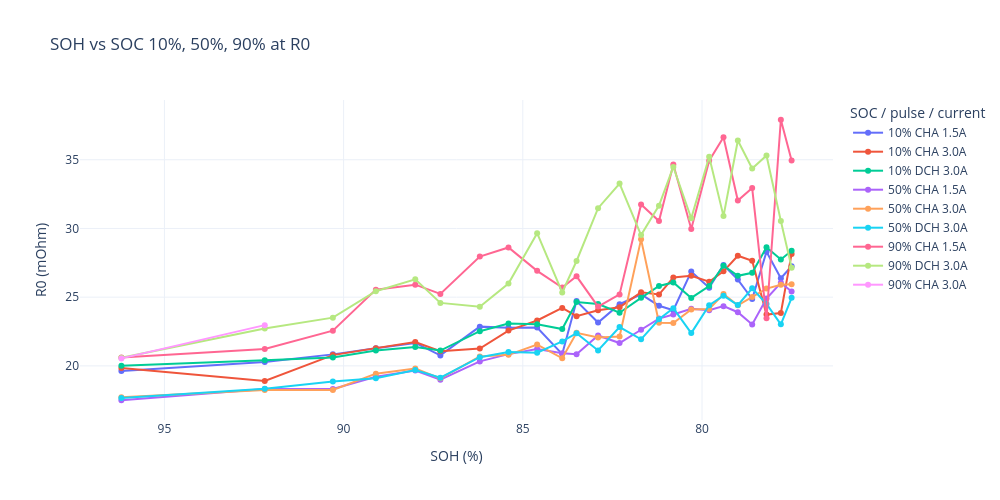
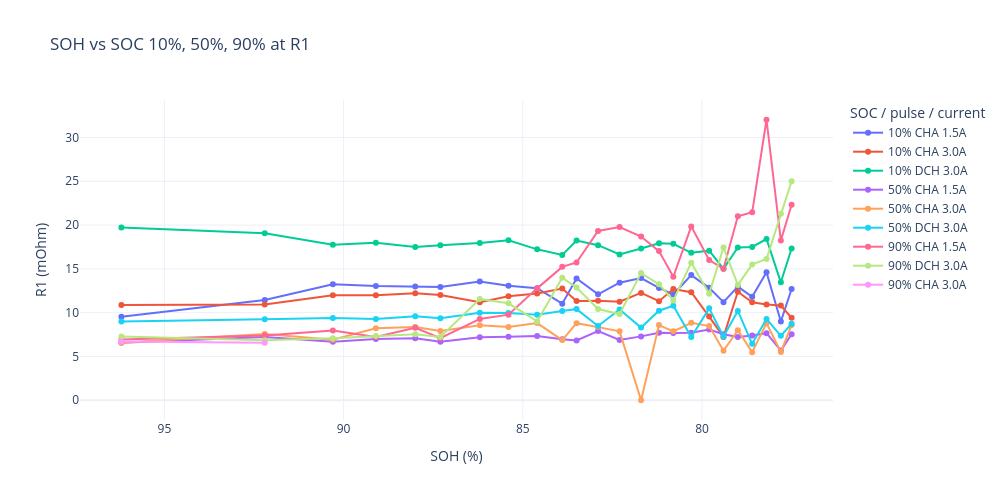
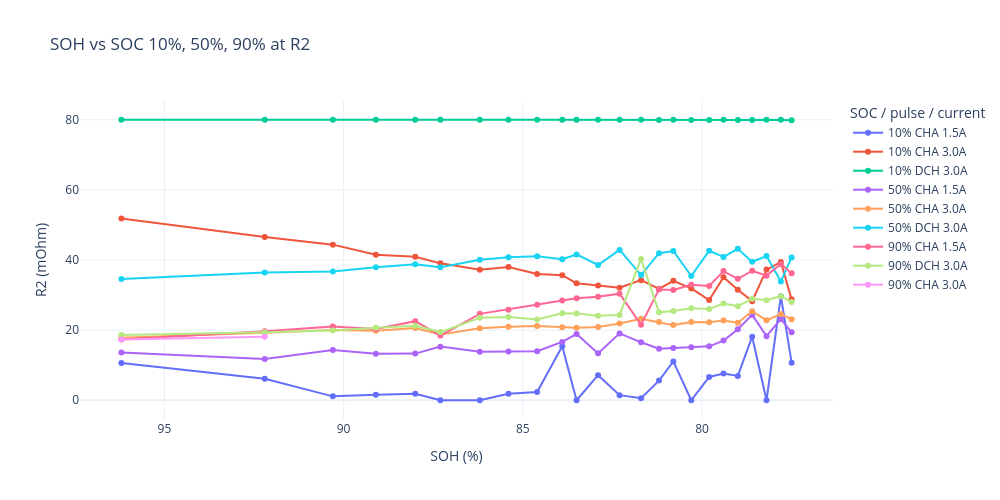

The cell these charts' notebook holds for them, in order:
### Code cell
soh_r_table = r1r2_result.copy()

# 提取 CHA / DCH 信息
soh_r_table["Pulse_type"] = (
    soh_r_table["Zustand"]
    .astype(str)
    .str.extract(r"^(CHA|DCH)", expand=False)
)

# 电流取绝对值，避免 DCH 显示成负数
soh_r_table["Current_abs"] = soh_r_table["Current"].abs()

# 生成图例标签，例如：90% CHA 3.0A
soh_r_table["Curve_label"] = (
    soh_r_table["SOC"].astype(str)
    + " "
    + soh_r_table["Pulse_type"].astype(str)
    + " "
    + soh_r_table["Current_abs"].round(1).astype(str)
    + "A"
)

# 排序
soh_r_table = soh_r_table.sort_values(["SOH", "SOC", "Pulse_type", "Current_abs"])

# 先显示宽表：每个 pulse 一行，R0/R1/R2 在同一行
display(soh_r_table[["SOH", "SOC", "Zustand", "Pulse_type", "Current", "Current_abs", "R0", "R1", "R2"]])

# 分别画 R0, R1, R2 三张图
for resistance_name in ["R0", "R1", "R2"]:

    fig = px.line(
        soh_r_table,
        x="SOH",
        y=resistance_name,
        color="Curve_label",
        markers=True,
        title=f"SOH vs SOC 10%, 50%, 90% at {resistance_name}",
        labels={
            "SOH": "SOH (%)",
            resistance_name: f"{resistance_name} (mOhm)",
            "Curve_label": "SOC / pulse / current"
        })

    fig.update_layout(
        template="plotly_white",
        width=1000,
        height=500
    )

    fig.update_xaxes(autorange = "reversed")

    fig.show()

### Figure 1 — Plotly figure (JSON) as saved in the notebook; plotly's stock layout.template omitted (floating-point values rounded to 4 significant figures)
{"data": [{"hovertemplate": "SOC / pulse / current=10% CHA 1.5A<br>SOH (%)=%{x}<br>R0 (mOhm)=%{y}<extra></extra>", "legendgroup": "10% CHA 1.5A", "line": {"color": "#636efa", "dash": "solid"}, "marker": {"symbol": "circle"}, "mode": "lines+markers", "name": "10% CHA 1.5A", "orientation": "v", "showlegend": true, "type": "scatter", "x": [77.5, 77.8, 78.2, 78.6, 79, 79.4, 79.8, 80.3, 80.8, 81.2, 81.7, 82.3, 82.9, 83.5, 83.9, 84.6, 85.4, 86.2, 87.3, 88, 89.1, 90.3, 92.2, 96.2], "xaxis": "x", "y": [27.25, 26.37, 28.3, 24.87, 26.28, 27.34, 25.69, 26.86, 24.05, 24.38, 25.2, 24.49, 23.15, 24.71, 20.86, 22.79, 22.77, 22.85, 20.76, 21.67, 21.29, 20.84, 20.28, 19.63], "yaxis": "y"}, {"hovertemplate": "SOC / pulse / current=10% CHA 3.0A<br>SOH (%)=%{x}<br>R0 (mOhm)=%{y}<extra></extra>", "legendgroup": "10% CHA 3.0A", "line": {"color": "#EF553B", "dash": "solid"}, "marker": {"symbol": "circle"}, "mode": "lines+markers", "name": "10% CHA 3.0A", "orientation": "v", "showlegend": true, "type": "scatter", "x": [77.5, 77.8, 78.2, 78.6, 79, 79.4, 79.8, 80.3, 80.8, 81.2, 81.7, 82.3, 82.9, 83.5, 83.9, 84.6, 85.4, 86.2, 87.3, 88, 89.1, 90.3, 92.2, 96.2], "xaxis": "x", "y": [28.15, 23.85, 23.73, 27.64, 28.01, 26.88, 26.12, 26.56, 26.43, 25.19, 25.35, 24.27, 24.05, 23.61, 24.22, 23.3, 22.57, 21.26, 21.07, 21.73, 21.29, 20.78, 18.91, 19.84], "yaxis": "y"}, {"hovertemplate": "SOC / pulse / current=10% DCH 3.0A<br>SOH (%)=%{x}<br>R0 (mOhm)=%{y}<extra></extra>", "legendgroup": "10% DCH 3.0A", "line": {"color": "#00cc96", "dash": "solid"}, "marker": {"symbol": "circle"}, "mode": "lines+markers", "name": "10% DCH 3.0A", "orientation": "v", "showlegend": true, "type": "scatter", "x": [77.5, 77.8, 78.2, 78.6, 79, 79.4, 79.8, 80.3, 80.8, 81.2, 81.7, 82.3, 82.9, 83.5, 83.9, 84.6, 85.4, 86.2, 87.3, 88, 89.1, 90.3, 92.2, 96.2], "xaxis": "x", "y": [28.38, 27.74, 28.63, 26.77, 26.55, 27.29, 25.81, 24.95, 26.07, 25.81, 24.95, 23.87, 24.5, 24.65, 22.68, 23.02, 23.09, 22.52, 21.12, 21.37, 21.12, 20.61, 20.41, 20.0], "yaxis": "y"}, {"hovertemplate": "SOC / pulse / current=50% CHA 1.5A<br>SOH (%)=%{x}<br>R0 (mOhm)=%{y}<extra></extra>", "legendgroup": "50% CHA 1.5A", "line": {"color": "#ab63fa", "dash": "solid"}, "marker": {"symbol": "circle"}, "mode": "lines+markers", "name": "50% CHA 1.5A", "orientation": "v", "showlegend": true, "type": "scatter", "x": [77.5, 77.8, 78.2, 78.6, 79, 79.4, 79.8, 80.3, 80.8, 81.2, 81.7, 82.3, 82.9, 83.5, 83.9, 84.6, 85.4, 86.2, 87.3, 88, 89.1, 90.3, 92.2, 96.2], "xaxis": "x", "y": [25.41, 26.05, 24.89, 23.01, 23.9, 24.35, 24.05, 24.15, 23.73, 23.44, 22.63, 21.66, 22.21, 20.85, 20.92, 21.22, 20.85, 20.33, 18.99, 19.65, 19.21, 18.32, 18.31, 17.5], "yaxis": "y"}, {"hovertemplate": "SOC / pulse / current=50% CHA 3.0A<br>SOH (%)=%{x}<br>R0 (mOhm)=%{y}<extra></extra>", "legendgroup": "50% CHA 3.0A", "line": {"color": "#FFA15A", "dash": "solid"}, "marker": {"symbol": "circle"}, "mode": "lines+markers", "name": "50% CHA 3.0A", "orientation": "v", "showlegend": true, "type": "scatter", "x": [77.5, 77.8, 78.2, 78.6, 79, 79.4, 79.8, 80.3, 80.8, 81.2, 81.7, 82.3, 82.9, 83.5, 83.9, 84.6, 85.4, 86.2, 87.3, 88, 89.1, 90.3, 92.2, 96.2], "xaxis": "x", "y": [25.94, 25.9, 25.62, 25.02, 24.41, 25.22, 24.14, 24.11, 23.12, 23.14, 29.21, 22.13, 22.07, 22.4, 20.55, 21.55, 20.8, 20.69, 19.09, 19.8, 19.43, 18.24, 18.24, 17.72], "yaxis": "y"}, {"hovertemplate": "SOC / pulse / current=50% DCH 3.0A<br>SOH (%)=%{x}<br>R0 (mOhm)=%{y}<extra></extra>", "legendgroup": "50% DCH 3.0A", "line": {"color": "#19d3f3", "dash": "solid"}, "marker": {"symbol": "circle"}, "mode": "lines+markers", "name": "50% DCH 3.0A", "orientation": "v", "showlegend": true, "type": "scatter", "x": [77.5, 77.8, 78.2, 78.6, 79, 79.4, 79.8, 80.3, 80.8, 81.2, 81.7, 82.3, 82.9, 83.5, 83.9, 84.6, 85.4, 86.2, 87.3, 88, 89.1, 90.3, 92.2, 96.2], "xaxis": "x", "y": [24.95, 23.02, 24.5, 25.64, 24.42, 25.1, 24.42, 22.38, 24.2, 23.39, 21.93, 22.82, 21.12, 22.37, 21.78, 20.95, 21.01, 20.63, 19.14, 19.7, 19.1, 18.86, 18.33, 17.66], "yaxis": "y"}, {"hovertemplate": "SOC / pulse / current=90% CHA 1.5A<br>SOH (%)=%{x}<br>R0 (mOhm)=%{y}<extra></extra>", "legendgroup": "90% CHA 1.5A", "line": {"color": "#FF6692", "dash": "solid"}, "marker": {"symbol": "circle"}, "mode": "lines+markers", "name": "90% CHA 1.5A", "orientation": "v", "showlegend": true, "type": "scatter", "x": [77.5, 77.8, 78.2, 78.6, 79, 79.4, 79.8, 80.3, 80.8, 81.2, 81.7, 82.3, 82.9, 83.5, 83.9, 84.6, 85.4, 86.2, 87.3, 88, 89.1, 90.3, 92.2, 96.2], "xaxis": "x", "y": [34.95, 37.91, 23.47, 32.94, 32.03, 36.64, 34.93, 29.96, 34.65, 30.54, 31.74, 25.2, 24.31, 26.52, 25.7, 26.91, 28.62, 27.96, 25.23, 25.91, 25.55, 22.56, 21.23, 20.62], "yaxis": "y"}, {"hovertemplate": "SOC / pulse / current=90% DCH 3.0A<br>SOH (%)=%{x}<br>R0 (mOhm)=%{y}<extra></extra>", "legendgroup": "90% DCH 3.0A", "line": {"color": "#B6E880", "dash": "solid"}, "marker": {"symbol": "circle"}, "mode": "lines+markers", "name": "90% DCH 3.0A", "orientation": "v", "showlegend": true, "type": "scatter", "x": [77.5, 77.8, 78.2, 78.6, 79, 79.4, 79.8, 80.3, 80.8, 81.2, 81.7, 82.3, 82.9, 83.5, 83.9, 84.6, 85.4, 86.2, 87.3, 88, 89.1, 90.3, 92.2, 96.2], "xaxis": "x", "y": [27.15, 30.54, 35.31, 34.36, 36.4, 30.9, 35.22, 30.74, 34.47, 31.66, 29.52, 33.27, 31.48, 27.63, 25.34, 29.65, 25.99, 24.3, 24.58, 26.3, 25.43, 23.51, 22.72, 20.58], "yaxis": "y"}, {"hovertemplate": "SOC / pulse / current=90% CHA 3.0A<br>SOH (%)=%{x}<br>R0 (mOhm)=%{y}<extra></extra>", "legendgroup": "90% CHA 3.0A", "line": {"color": "#FF97FF", "dash": "solid"}, "marker": {"symbol": "circle"}, "mode": "lines+markers", "name": "90% CHA 3.0A", "orientation": "v", "showlegend": true, "type": "scatter", "x": [92.2, 96.2], "xaxis": "x", "y": [22.96, 20.54], "yaxis": "y"}], "layout": {"height": 500, "legend": {"title": {"text": "SOC / pulse / current"}, "tracegroupgap": 0}, "title": {"text": "SOH vs SOC 10%, 50%, 90% at R0"}, "width": 1000, "xaxis": {"anchor": "y", "autorange": "reversed", "domain": [0, 1], "title": {"text": "SOH (%)"}}, "yaxis": {"anchor": "x", "domain": [0, 1], "title": {"text": "R0 (mOhm)"}}}}

### Figure 2 — Plotly figure (JSON) as saved in the notebook; plotly's stock layout.template omitted (floating-point values rounded to 4 significant figures)
{"data": [{"hovertemplate": "SOC / pulse / current=10% CHA 1.5A<br>SOH (%)=%{x}<br>R1 (mOhm)=%{y}<extra></extra>", "legendgroup": "10% CHA 1.5A", "line": {"color": "#636efa", "dash": "solid"}, "marker": {"symbol": "circle"}, "mode": "lines+markers", "name": "10% CHA 1.5A", "orientation": "v", "showlegend": true, "type": "scatter", "x": [77.5, 77.8, 78.2, 78.6, 79, 79.4, 79.8, 80.3, 80.8, 81.2, 81.7, 82.3, 82.9, 83.5, 83.9, 84.6, 85.4, 86.2, 87.3, 88, 89.1, 90.3, 92.2, 96.2], "xaxis": "x", "y": [12.71, 8.993, 14.61, 11.82, 12.97, 11.2, 12.83, 14.29, 12.07, 12.82, 13.95, 13.42, 12.09, 13.91, 11.03, 12.8, 13.07, 13.56, 12.94, 12.98, 13.04, 13.26, 11.45, 9.523], "yaxis": "y"}, {"hovertemplate": "SOC / pulse / current=10% CHA 3.0A<br>SOH (%)=%{x}<br>R1 (mOhm)=%{y}<extra></extra>", "legendgroup": "10% CHA 3.0A", "line": {"color": "#EF553B", "dash": "solid"}, "marker": {"symbol": "circle"}, "mode": "lines+markers", "name": "10% CHA 3.0A", "orientation": "v", "showlegend": true, "type": "scatter", "x": [77.5, 77.8, 78.2, 78.6, 79, 79.4, 79.8, 80.3, 80.8, 81.2, 81.7, 82.3, 82.9, 83.5, 83.9, 84.6, 85.4, 86.2, 87.3, 88, 89.1, 90.3, 92.2, 96.2], "xaxis": "x", "y": [9.407, 10.81, 10.95, 11.2, 12.39, 7.233, 9.549, 12.34, 12.7, 11.32, 12.25, 11.25, 11.35, 11.34, 12.76, 12.19, 11.87, 11.18, 12.01, 12.22, 11.98, 11.99, 10.94, 10.87], "yaxis": "y"}, {"hovertemplate": "SOC / pulse / current=10% DCH 3.0A<br>SOH (%)=%{x}<br>R1 (mOhm)=%{y}<extra></extra>", "legendgroup": "10% DCH 3.0A", "line": {"color": "#00cc96", "dash": "solid"}, "marker": {"symbol": "circle"}, "mode": "lines+markers", "name": "10% DCH 3.0A", "orientation": "v", "showlegend": true, "type": "scatter", "x": [77.5, 77.8, 78.2, 78.6, 79, 79.4, 79.8, 80.3, 80.8, 81.2, 81.7, 82.3, 82.9, 83.5, 83.9, 84.6, 85.4, 86.2, 87.3, 88, 89.1, 90.3, 92.2, 96.2], "xaxis": "x", "y": [17.33, 13.46, 18.41, 17.5, 17.45, 15.0, 17.08, 16.83, 17.86, 17.93, 17.32, 16.64, 17.7, 18.23, 16.59, 17.23, 18.25, 17.95, 17.7, 17.49, 17.97, 17.76, 19.06, 19.73], "yaxis": "y"}, {"hovertemplate": "SOC / pulse / current=50% CHA 1.5A<br>SOH (%)=%{x}<br>R1 (mOhm)=%{y}<extra></extra>", "legendgroup": "50% CHA 1.5A", "line": {"color": "#ab63fa", "dash": "solid"}, "marker": {"symbol": "circle"}, "mode": "lines+markers", "name": "50% CHA 1.5A", "orientation": "v", "showlegend": true, "type": "scatter", "x": [77.5, 77.8, 78.2, 78.6, 79, 79.4, 79.8, 80.3, 80.8, 81.2, 81.7, 82.3, 82.9, 83.5, 83.9, 84.6, 85.4, 86.2, 87.3, 88, 89.1, 90.3, 92.2, 96.2], "xaxis": "x", "y": [7.55, 5.684, 7.66, 7.387, 7.231, 7.54, 8.081, 7.705, 7.673, 7.706, 7.292, 6.894, 7.894, 6.831, 6.978, 7.337, 7.261, 7.202, 6.691, 7.084, 7.0, 6.666, 7.224, 6.565], "yaxis": "y"}, {"hovertemplate": "SOC / pulse / current=50% CHA 3.0A<br>SOH (%)=%{x}<br>R1 (mOhm)=%{y}<extra></extra>", "legendgroup": "50% CHA 3.0A", "line": {"color": "#FFA15A", "dash": "solid"}, "marker": {"symbol": "circle"}, "mode": "lines+markers", "name": "50% CHA 3.0A", "orientation": "v", "showlegend": true, "type": "scatter", "x": [77.5, 77.8, 78.2, 78.6, 79, 79.4, 79.8, 80.3, 80.8, 81.2, 81.7, 82.3, 82.9, 83.5, 83.9, 84.6, 85.4, 86.2, 87.3, 88, 89.1, 90.3, 92.2, 96.2], "xaxis": "x", "y": [8.599, 5.5, 8.806, 5.492, 7.996, 5.652, 8.466, 8.851, 7.87, 8.586, 0.001, 7.865, 8.35, 8.802, 6.868, 8.814, 8.362, 8.568, 7.903, 8.375, 8.222, 6.91, 7.554, 6.553], "yaxis": "y"}, {"hovertemplate": "SOC / pulse / current=50% DCH 3.0A<br>SOH (%)=%{x}<br>R1 (mOhm)=%{y}<extra></extra>", "legendgroup": "50% DCH 3.0A", "line": {"color": "#19d3f3", "dash": "solid"}, "marker": {"symbol": "circle"}, "mode": "lines+markers", "name": "50% DCH 3.0A", "orientation": "v", "showlegend": true, "type": "scatter", "x": [77.5, 77.8, 78.2, 78.6, 79, 79.4, 79.8, 80.3, 80.8, 81.2, 81.7, 82.3, 82.9, 83.5, 83.9, 84.6, 85.4, 86.2, 87.3, 88, 89.1, 90.3, 92.2, 96.2], "xaxis": "x", "y": [8.745, 7.352, 9.284, 6.445, 10.2, 7.278, 10.49, 7.214, 10.79, 10.22, 8.3, 10.36, 8.483, 10.41, 10.18, 9.75, 9.949, 10.0, 9.372, 9.604, 9.274, 9.403, 9.243, 8.997], "yaxis": "y"}, {"hovertemplate": "SOC / pulse / current=90% CHA 1.5A<br>SOH (%)=%{x}<br>R1 (mOhm)=%{y}<extra></extra>", "legendgroup": "90% CHA 1.5A", "line": {"color": "#FF6692", "dash": "solid"}, "marker": {"symbol": "circle"}, "mode": "lines+markers", "name": "90% CHA 1.5A", "orientation": "v", "showlegend": true, "type": "scatter", "x": [77.5, 77.8, 78.2, 78.6, 79, 79.4, 79.8, 80.3, 80.8, 81.2, 81.7, 82.3, 82.9, 83.5, 83.9, 84.6, 85.4, 86.2, 87.3, 88, 89.1, 90.3, 92.2, 96.2], "xaxis": "x", "y": [22.32, 18.24, 32.03, 21.46, 21.01, 15.02, 16.01, 19.85, 14.1, 17.03, 18.69, 19.77, 19.34, 15.74, 15.23, 12.77, 9.771, 9.286, 7.077, 8.274, 7.215, 7.968, 7.393, 6.929], "yaxis": "y"}, {"hovertemplate": "SOC / pulse / current=90% DCH 3.0A<br>SOH (%)=%{x}<br>R1 (mOhm)=%{y}<extra></extra>", "legendgroup": "90% DCH 3.0A", "line": {"color": "#B6E880", "dash": "solid"}, "marker": {"symbol": "circle"}, "mode": "lines+markers", "name": "90% DCH 3.0A", "orientation": "v", "showlegend": true, "type": "scatter", "x": [77.5, 77.8, 78.2, 78.6, 79, 79.4, 79.8, 80.3, 80.8, 81.2, 81.7, 82.3, 82.9, 83.5, 83.9, 84.6, 85.4, 86.2, 87.3, 88, 89.1, 90.3, 92.2, 96.2], "xaxis": "x", "y": [25.01, 21.28, 16.13, 15.51, 13.17, 17.44, 12.16, 15.71, 11.4, 13.25, 14.52, 9.838, 10.42, 12.87, 13.99, 8.999, 11.07, 11.57, 7.23, 7.543, 7.339, 7.087, 6.843, 7.279], "yaxis": "y"}, {"hovertemplate": "SOC / pulse / current=90% CHA 3.0A<br>SOH (%)=%{x}<br>R1 (mOhm)=%{y}<extra></extra>", "legendgroup": "90% CHA 3.0A", "line": {"color": "#FF97FF", "dash": "solid"}, "marker": {"symbol": "circle"}, "mode": "lines+markers", "name": "90% CHA 3.0A", "orientation": "v", "showlegend": true, "type": "scatter", "x": [92.2, 96.2], "xaxis": "x", "y": [6.553, 6.704], "yaxis": "y"}], "layout": {"height": 500, "legend": {"title": {"text": "SOC / pulse / current"}, "tracegroupgap": 0}, "title": {"text": "SOH vs SOC 10%, 50%, 90% at R1"}, "width": 1000, "xaxis": {"anchor": "y", "autorange": "reversed", "domain": [0, 1], "title": {"text": "SOH (%)"}}, "yaxis": {"anchor": "x", "domain": [0, 1], "title": {"text": "R1 (mOhm)"}}}}

### Figure 3 — Plotly figure (JSON) as saved in the notebook; plotly's stock layout.template omitted (floating-point values rounded to 4 significant figures)
{"data": [{"hovertemplate": "SOC / pulse / current=10% CHA 1.5A<br>SOH (%)=%{x}<br>R2 (mOhm)=%{y}<extra></extra>", "legendgroup": "10% CHA 1.5A", "line": {"color": "#636efa", "dash": "solid"}, "marker": {"symbol": "circle"}, "mode": "lines+markers", "name": "10% CHA 1.5A", "orientation": "v", "showlegend": true, "type": "scatter", "x": [77.5, 77.8, 78.2, 78.6, 79, 79.4, 79.8, 80.3, 80.8, 81.2, 81.7, 82.3, 82.9, 83.5, 83.9, 84.6, 85.4, 86.2, 87.3, 88, 89.1, 90.3, 92.2, 96.2], "xaxis": "x", "y": [10.71, 29.69, 0.001255, 18.13, 6.934, 7.652, 6.646, 0.001247, 11.09, 5.608, 0.5991, 1.451, 7.143, 0.001227, 15.4, 2.335, 1.87, 0.001019, 0.002107, 1.831, 1.596, 1.112, 6.107, 10.64], "yaxis": "y"}, {"hovertemplate": "SOC / pulse / current=10% CHA 3.0A<br>SOH (%)=%{x}<br>R2 (mOhm)=%{y}<extra></extra>", "legendgroup": "10% CHA 3.0A", "line": {"color": "#EF553B", "dash": "solid"}, "marker": {"symbol": "circle"}, "mode": "lines+markers", "name": "10% CHA 3.0A", "orientation": "v", "showlegend": true, "type": "scatter", "x": [77.5, 77.8, 78.2, 78.6, 79, 79.4, 79.8, 80.3, 80.8, 81.2, 81.7, 82.3, 82.9, 83.5, 83.9, 84.6, 85.4, 86.2, 87.3, 88, 89.1, 90.3, 92.2, 96.2], "xaxis": "x", "y": [28.77, 39.45, 37.26, 28.27, 31.54, 35.1, 28.56, 31.89, 34.08, 31.75, 34.25, 32.1, 32.74, 33.36, 35.66, 35.99, 38.0, 37.22, 39.04, 40.94, 41.51, 44.38, 46.56, 51.85], "yaxis": "y"}, {"hovertemplate": "SOC / pulse / current=10% DCH 3.0A<br>SOH (%)=%{x}<br>R2 (mOhm)=%{y}<extra></extra>", "legendgroup": "10% DCH 3.0A", "line": {"color": "#00cc96", "dash": "solid"}, "marker": {"symbol": "circle"}, "mode": "lines+markers", "name": "10% DCH 3.0A", "orientation": "v", "showlegend": true, "type": "scatter", "x": [77.5, 77.8, 78.2, 78.6, 79, 79.4, 79.8, 80.3, 80.8, 81.2, 81.7, 82.3, 82.9, 83.5, 83.9, 84.6, 85.4, 86.2, 87.3, 88, 89.1, 90.3, 92.2, 96.2], "xaxis": "x", "y": [79.88, 80.0, 80.0, 79.93, 79.92, 80.0, 79.92, 79.94, 80.0, 79.95, 80.0, 80.0, 80.0, 80.0, 80.0, 80.0, 80.0, 80.0, 80.0, 80.0, 80.0, 79.99, 80.0, 80.0], "yaxis": "y"}, {"hovertemplate": "SOC / pulse / current=50% CHA 1.5A<br>SOH (%)=%{x}<br>R2 (mOhm)=%{y}<extra></extra>", "legendgroup": "50% CHA 1.5A", "line": {"color": "#ab63fa", "dash": "solid"}, "marker": {"symbol": "circle"}, "mode": "lines+markers", "name": "50% CHA 1.5A", "orientation": "v", "showlegend": true, "type": "scatter", "x": [77.5, 77.8, 78.2, 78.6, 79, 79.4, 79.8, 80.3, 80.8, 81.2, 81.7, 82.3, 82.9, 83.5, 83.9, 84.6, 85.4, 86.2, 87.3, 88, 89.1, 90.3, 92.2, 96.2], "xaxis": "x", "y": [19.38, 23.14, 18.28, 24.35, 20.27, 17.01, 15.38, 15.09, 14.93, 14.7, 16.53, 19.07, 13.37, 18.9, 16.64, 13.98, 13.91, 13.83, 15.29, 13.3, 13.25, 14.33, 11.74, 13.64], "yaxis": "y"}, {"hovertemplate": "SOC / pulse / current=50% CHA 3.0A<br>SOH (%)=%{x}<br>R2 (mOhm)=%{y}<extra></extra>", "legendgroup": "50% CHA 3.0A", "line": {"color": "#FFA15A", "dash": "solid"}, "marker": {"symbol": "circle"}, "mode": "lines+markers", "name": "50% CHA 3.0A", "orientation": "v", "showlegend": true, "type": "scatter", "x": [77.5, 77.8, 78.2, 78.6, 79, 79.4, 79.8, 80.3, 80.8, 81.2, 81.7, 82.3, 82.9, 83.5, 83.9, 84.6, 85.4, 86.2, 87.3, 88, 89.1, 90.3, 92.2, 96.2], "xaxis": "x", "y": [23.09, 24.58, 22.79, 25.4, 22.09, 22.73, 22.23, 22.31, 21.43, 22.32, 23.26, 21.9, 20.9, 20.7, 20.84, 21.17, 20.98, 20.53, 18.75, 20.61, 19.82, 20.02, 19.26, 17.8], "yaxis": "y"}, {"hovertemplate": "SOC / pulse / current=50% DCH 3.0A<br>SOH (%)=%{x}<br>R2 (mOhm)=%{y}<extra></extra>", "legendgroup": "50% DCH 3.0A", "line": {"color": "#19d3f3", "dash": "solid"}, "marker": {"symbol": "circle"}, "mode": "lines+markers", "name": "50% DCH 3.0A", "orientation": "v", "showlegend": true, "type": "scatter", "x": [77.5, 77.8, 78.2, 78.6, 79, 79.4, 79.8, 80.3, 80.8, 81.2, 81.7, 82.3, 82.9, 83.5, 83.9, 84.6, 85.4, 86.2, 87.3, 88, 89.1, 90.3, 92.2, 96.2], "xaxis": "x", "y": [40.74, 33.89, 41.15, 39.49, 43.18, 40.87, 42.65, 35.41, 42.58, 41.96, 35.71, 42.88, 38.58, 41.59, 40.22, 41.08, 40.81, 40.07, 37.91, 38.81, 37.95, 36.7, 36.46, 34.6], "yaxis": "y"}, {"hovertemplate": "SOC / pulse / current=90% CHA 1.5A<br>SOH (%)=%{x}<br>R2 (mOhm)=%{y}<extra></extra>", "legendgroup": "90% CHA 1.5A", "line": {"color": "#FF6692", "dash": "solid"}, "marker": {"symbol": "circle"}, "mode": "lines+markers", "name": "90% CHA 1.5A", "orientation": "v", "showlegend": true, "type": "scatter", "x": [77.5, 77.8, 78.2, 78.6, 79, 79.4, 79.8, 80.3, 80.8, 81.2, 81.7, 82.3, 82.9, 83.5, 83.9, 84.6, 85.4, 86.2, 87.3, 88, 89.1, 90.3, 92.2, 96.2], "xaxis": "x", "y": [36.24, 38.84, 35.54, 36.94, 34.63, 36.83, 32.61, 32.91, 31.48, 31.61, 21.54, 30.4, 29.53, 29.08, 28.43, 27.21, 25.83, 24.64, 18.46, 22.55, 20.36, 21.03, 19.68, 17.34], "yaxis": "y"}, {"hovertemplate": "SOC / pulse / current=90% DCH 3.0A<br>SOH (%)=%{x}<br>R2 (mOhm)=%{y}<extra></extra>", "legendgroup": "90% DCH 3.0A", "line": {"color": "#B6E880", "dash": "solid"}, "marker": {"symbol": "circle"}, "mode": "lines+markers", "name": "90% DCH 3.0A", "orientation": "v", "showlegend": true, "type": "scatter", "x": [77.5, 77.8, 78.2, 78.6, 79, 79.4, 79.8, 80.3, 80.8, 81.2, 81.7, 82.3, 82.9, 83.5, 83.9, 84.6, 85.4, 86.2, 87.3, 88, 89.1, 90.3, 92.2, 96.2], "xaxis": "x", "y": [28.01, 29.69, 28.51, 28.93, 26.83, 27.6, 26.05, 26.27, 25.47, 25.07, 40.3, 24.33, 24.11, 24.75, 24.79, 23.01, 23.73, 23.51, 19.44, 21.22, 20.66, 19.91, 19.37, 18.58], "yaxis": "y"}, {"hovertemplate": "SOC / pulse / current=90% CHA 3.0A<br>SOH (%)=%{x}<br>R2 (mOhm)=%{y}<extra></extra>", "legendgroup": "90% CHA 3.0A", "line": {"color": "#FF97FF", "dash": "solid"}, "marker": {"symbol": "circle"}, "mode": "lines+markers", "name": "90% CHA 3.0A", "orientation": "v", "showlegend": true, "type": "scatter", "x": [92.2, 96.2], "xaxis": "x", "y": [18.13, 17.34], "yaxis": "y"}], "layout": {"height": 500, "legend": {"title": {"text": "SOC / pulse / current"}, "tracegroupgap": 0}, "title": {"text": "SOH vs SOC 10%, 50%, 90% at R2"}, "width": 1000, "xaxis": {"anchor": "y", "autorange": "reversed", "domain": [0, 1], "title": {"text": "SOH (%)"}}, "yaxis": {"anchor": "x", "domain": [0, 1], "title": {"text": "R2 (mOhm)"}}}}
